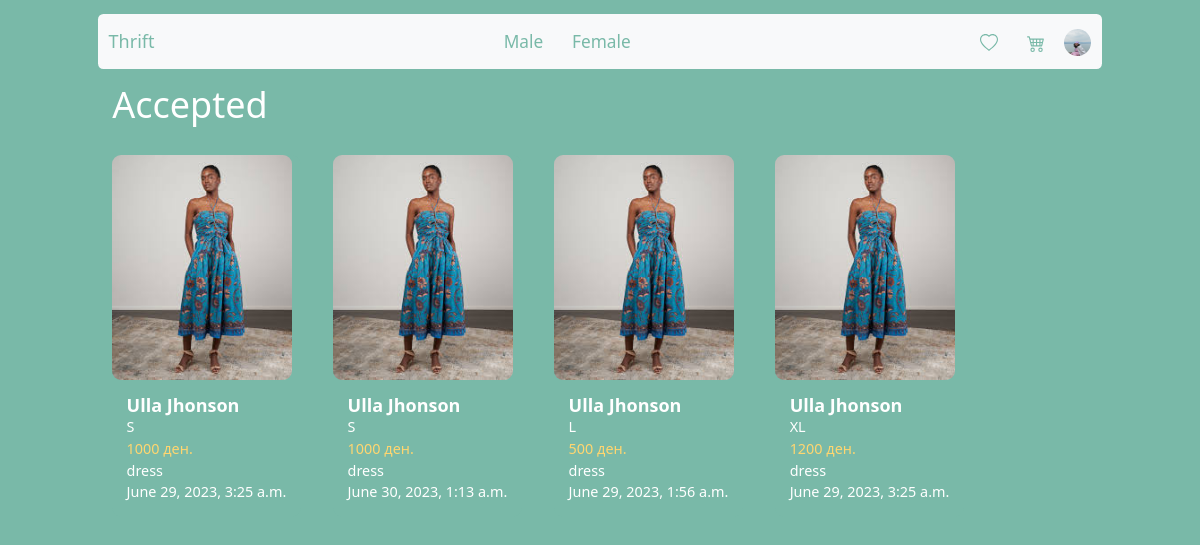
The page /accepted (signed in) on the database its author committed.
### Thrift/models.py (models this page shows, shortened)
class CustomUser(AbstractUser):
    image = models.ImageField(null=True, blank=True)
    groups = models.ManyToManyField(Group, related_name='custom_users', null=True, blank=True)
    user_permissions = models.ManyToManyField(Permission, related_name='custom_users', null=True, blank=True)

class Product(models.Model):
    user = models.ForeignKey(CustomUser, on_delete=models.CASCADE)
    price = models.PositiveIntegerField()
    conditionValues=[
        ('Лоша', 'Bad'),
        ('Средна', 'Average'),
        ('Добра', 'Good'),
        ('Одлична', 'Great')
    ]
    sizeValues=[
        ('XXS', 'Extra Extra Small'),
        ('XS', 'Extra Small'),
        ('S', 'Small'),
        ('M', 'Medium'),
        ('L', 'Large'),
        ('XL', 'Extra Large'),
        ('XXL', 'Extra Extra Large')
    ]
    condition = models.CharField(max_length=255,choices=conditionValues)
    size = models.CharField(max_length=255,choices=sizeValues)
    description = models.CharField(max_length=255)
    shop = models.CharField(max_length=255)
    typeClothes = [
        ('Фустан', 'Dress'),
        ('Панталони', 'Pants'),
        ('Блуза', 'Shirt'),
        ('Џемпер', 'Jumpers'),
        ('Јакна', 'Coat'),
        ('Фармерки', 'Jeans'),
        ('Аксесоари', 'Accessories'),
        ('Суќна', 'Skirt')
    ]
    type = models.CharField(max_length=255,choices=typeClothes)
    colors = models.ManyToManyField(Color, null=True, blank=True)
    genders=[
        ('M','Male'),
        ('F','Female')
    ]
    gender = models.CharField(max_length=255,choices=genders)
    sold = models.BooleanField(null=True,blank=True)
    sent = models.BooleanField(null=True,blank=True)
    date_sent=models.DateTimeField(auto_now=True)
    accepted = models.BooleanField(null=True,blank=True)
    date_accepted = models.DateTimeField(auto_now=True)

class ImageProd(models.Model):
    image=models.ImageField()
    product=models.ForeignKey(Product,on_delete=models.CASCADE,related_name='images')

### Thrift/views.py (the view)
# urls.py: path("accepted", accepted, name="accepted"),
@login_required()
def accepted(request):
    products = Product.objects.filter(user=request.user, sold=True, sent=True, accepted=True).all()
    context = {'products': products}
    return render(request, 'accepted.html', context)

### templates/accepted.html
{% extends "base_generic.html" %}
{% block content %}
    <h1 class="m-3">Accepted</h1>
<div class="card-deck">
            {% for product in products %}
                <a href="{% url 'product-details' product.id %}" style="text-decoration: none;color: inherit;">
                    <div class="card m-3"
                         style="flex-direction: column;display: inline-block;height:fit-content;border-width: 0px">
                        <img style="width: 200px;height: 250px" src="{{ product.images.first.image.url }}" class="card-img-top rounded-img" alt="Item 1">
                        <div class="card-body">
                            <h5 class="card-title m-0">{{ product.shop }}</h5>
                            <p class="card-text m-0">{{ product.size }}</p>
                            <p class="card-text card-price m-0">{{ product.price }} ден.</p>
                            <p class="card-text m-0">{{ product.description }}</p>
                            <p class="card-text m-0">{{ product.date_accepted }}</p>
                        </div>
                    </div>
                </a>
            {% endfor %}
        </div>
{% endblock %}

### templates/base_generic.html (shortened to what this page needs)
<!DOCTYPE html>
<html>
<head>
  <link rel="stylesheet" href="https://cdnjs.cloudflare.com/ajax/libs/twitter-bootstrap/5.3.0/css/bootstrap.min.css">
</head>
<body>
  <div class="container">
      <nav class="navbar navbar-light bg-light menu rounded mt-3">
  <div class="container-fluid">
    <a class="navbar-brand" href="/index">Thrift</a>
        <ul class="nav justify-content-center">
        <li class="nav-item">
            <a class="nav-link active" style="font-size: larger" href="/male">Male</a>
        </li>
        <li class="nav-item">
            <a class="nav-link" style="font-size: larger" href="/female">Female</a>
        </li>
        </ul>
       {% if user.is_authenticated %}
            <ul class="nav justify-content-end">
                <li class="nav-item">
                    <a class="nav-link" href="/favorites"><span style="font-size: 1.2em;">
                    </span>
                    </a>
                </li>
                <li class="nav-item">
                    <a class="nav-link" href=/cart><span style="font-size: 1.2em;">
                    </span></a>
                </li>
            <li class="nav-item" style="padding-top: 8px;padding-left: 6px">
                <a href="{% url 'profile' user.id %}">
                    {% if user.image %}
                    <img class="rounded-circle"   width="30" height="30" alt="avatar1" src="{{ user.image.url }}" />
                    {% else %}
                        <img class="rounded-circle"   width="30" height="30" alt="avatar1" src="https://st3.depositphotos.com/6672868/13701/v/450/depositphotos_137014128-stock-illustration-user-profile-icon.jpg" />
                    {% endif %}
                        </a>
            </li>
            </ul>
       {% endif %}
    </div>
</nav>
    {% block content %}
    {% endblock %}
  </div>
</body>
</html>

### templates/base_generic.html (style rules this page uses)
body { background-color: #79b9a8; color: #fff; }
.menu { background-color: #fff; color: #79b9a8; }
.menu a { color: #79b9a8; }
.rounded-img { border-radius: 10px; }
.card { background-color: #79b9a8; color: #fff; border-radius: 10px; margin-bottom: 20px; }
.card-title { font-weight: bold; }
.card-price { color: #ffd670; }
@media only screen and (max-width: 1200px) { .card img { width: 40%; } }
.card { align-items: center; }
.card { flex-direction: row; }
html { zoom: 90%; }

### rows shown on the page
CustomUser: image (picture)
Product: images.first.image (picture), shop "Ulla Jhonson", size "S", price "1000", description "dress", date_accepted "June 29, 2023, 3:25 a.m."
Product: images.first.image (picture), shop "Ulla Jhonson", size "S", price "1000", description "dress", date_accepted "June 30, 2023, 1:13 a.m."
Product: images.first.image (picture), shop "Ulla Jhonson", size "L", price "500", description "dress", date_accepted "June 29, 2023, 1:56 a.m."
Product: images.first.image (picture), shop "Ulla Jhonson", size "XL", price "1200", description "dress", date_accepted "June 29, 2023, 3:25 a.m."
